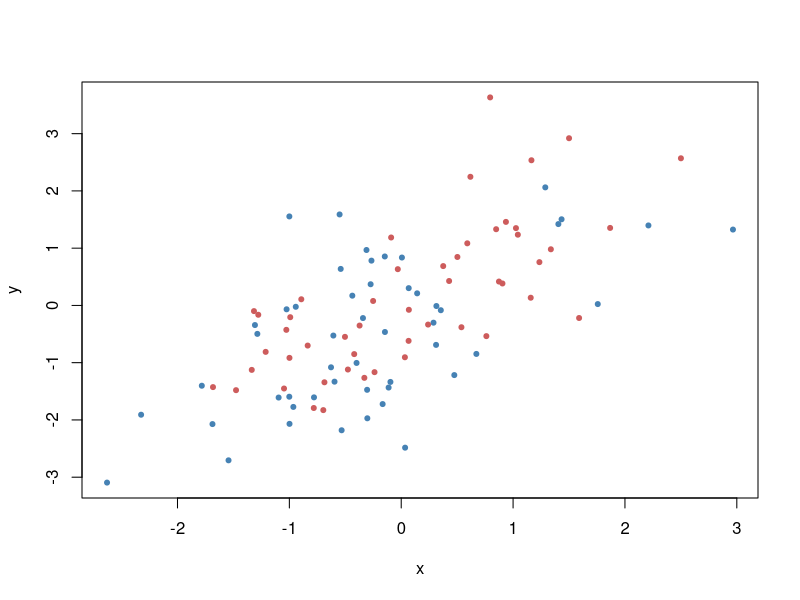

Here is the R script that generated this plot: (Note: this script raises an error after producing the figure.)
# The SciencesPo demo
# Press <Enter> to advance through the demo,
# Ctrl-C (Linux) or Esc (Windows and Mac) to exit
par(ask=TRUE)
x <- rnorm(100)
y <- x + rnorm(100)
plot(x, y, col=c("steelblue", "indianred"), pch=20)
legendPlotMinimalist("topright", legend=c("Foo", "Bar"), pch=20,
col=c("steelblue", "indianred"),
horiz=TRUE, bty='n', cex=0.8)


# Example: 2014 Brazilian election for the lower house. Results from Ceara state:
votes <- c(490205, 1151547, 2449440, 48274, 54403, 173151)
#' # Coalitions leading by the following parties:
parties <- c("DEM","PMDB","PRB","PSB", "PSTU","PTC")
n.seats <-19
dHondt(parties, votes, seats=n.seats)


# Political Diversity
party_2004 <- c("Democratic", "Republican", "Independent", "Libertarian", "Constitution", "Green", "Others")
 US2004 <- c(0.481, 0.509, 0.0038, 0.0032, 0.0012, 0.00096, 0.00084)
 ## concentration indexes
 politicalDiversity(US2004, index= "herfindahl")


 gini.simpson(US2004)

 par(ask=TRUE)
 politicalDiversity(US2004, index= "shannon")



 # The Effective Number of Parties
 politicalDiversity(US2004, index= "laakso/taagepera")


 # 2014 Brazilian election outcome
seats_2014 = c(70, 66, 55, 37, 38, 34, 34, 26, 22, 20, 19, 15, 12, 11, 10, 9, 8, 5, 4, 3, 3, 3, 2, 2, 2, 1, 1, 1)

politicalDiversity(seats_2014, index= "laakso/taagepera")


